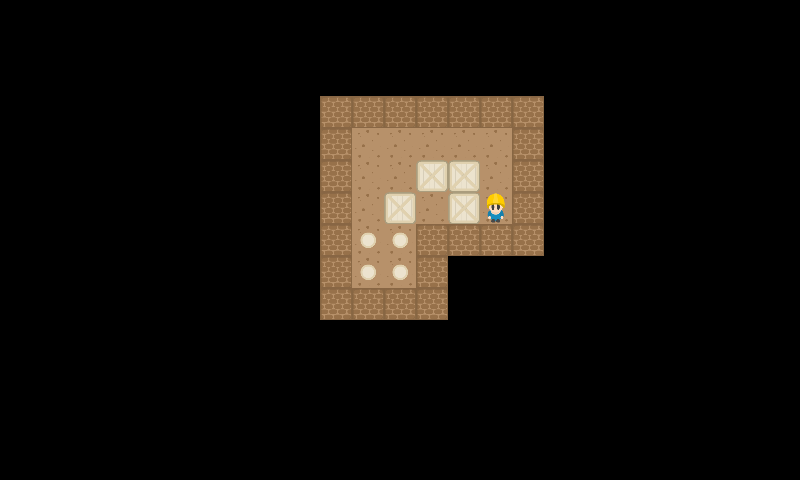

A level layout from a 2D game, rendered from its tile map. Below: a short description, then the map file with tile-grid data replaced by summaries:
An orthogonal 25x15 tile map with 32x32 px tiles, 2 tile layers (StaticMap, Objetos).

<map version="1.0" orientation="orthogonal" renderorder="right-down" width="25" height="15" tilewidth="32" tileheight="32">
 <tileset firstgid="1" name="Tileset" tilewidth="32" tileheight="32">
  <image source="Tileset.png" width="192" height="192" />
  <tile id="0">
   <properties>
    <property name="tipo" value="pared" />
   </properties>
  </tile>
  <tile id="6">
   <properties>
    <property name="tipo" value="pared" />
   </properties>
  </tile>
  <tile id="8">
   <properties>
    <property name="color" value="purple" />
    <property name="tipo" value="endPoint" />
   </properties>
  </tile>
  <tile id="9">
   <properties>
    <property name="color" value="gray" />
    <property name="tipo" value="endPoint" />
   </properties>
  </tile>
  <tile id="10">
   <properties>
    <property name="color" value="brown" />
    <property name="tipo" value="endPoint" />
   </properties>
  </tile>
  <tile id="11">
   <properties>
    <property name="color" value="blue" />
    <property name="tipo" value="endPoint" />
   </properties>
  </tile>
  <tile id="12">
   <properties>
    <property name="tipo" value="pared" />
   </properties>
  </tile>
  <tile id="14">
   <properties>
    <property name="color" value="black" />
    <property name="tipo" value="endPoint" />
   </properties>
  </tile>
  <tile id="15">
   <properties>
    <property name="color" value="purple" />
    <property name="tipo" value="caja" />
   </properties>
  </tile>
  <tile id="16">
   <properties>
    <property name="color" value="gray" />
    <property name="tipo" value="caja" />
   </properties>
  </tile>
  <tile id="17">
   <properties>
    <property name="color" value="brown" />
    <property name="tipo" value="caja" />
   </properties>
  </tile>
  <tile id="18">
   <properties>
    <property name="tipo" value="pared" />
   </properties>
  </tile>
  <tile id="20">
   <properties>
    <property name="color" value="beige" />
    <property name="tipo" value="endPoint" />
   </properties>
  </tile>
  <tile id="21">
   <properties>
    <property name="color" value="blue" />
    <property name="tipo" value="caja" />
   </properties>
  </tile>
  <tile id="22">
   <properties>
    <property name="tipo" value="startPoint" />
   </properties>
  </tile>
  <tile id="24">
   <properties>
    <property name="tipo" value="pared" />
   </properties>
  </tile>
  <tile id="25">
   <properties>
    <property name="color" value="yellow" />
    <property name="tipo" value="endPoint" />
   </properties>
  </tile>
  <tile id="26">
   <properties>
    <property name="color" value="yellow" />
    <property name="tipo" value="caja" />
   </properties>
  </tile>
  <tile id="27">
   <properties>
    <property name="color" value="black" />
    <property name="tipo" value="caja" />
   </properties>
  </tile>
  <tile id="30">
   <properties>
    <property name="tipo" value="pared" />
   </properties>
  </tile>
  <tile id="31">
   <properties>
    <property name="color" value="red" />
    <property name="tipo" value="endPoint" />
   </properties>
  </tile>
  <tile id="32">
   <properties>
    <property name="color" value="red" />
    <property name="tipo" value="caja" />
   </properties>
  </tile>
  <tile id="33">
   <properties>
    <property name="color" value="beige" />
    <property name="tipo" value="caja" />
   </properties>
  </tile>
  <tile id="34">
   <properties>
    <property name="box" value="beige" />
   </properties>
  </tile>
 </tileset>
 <layer name="StaticMap" width="25" height="15">
  <data>[375 cells, 43 non-empty, 2 distinct tile ids]</data>
 </layer>
 <layer name="Objetos" width="25" height="15">
  <data>[375 cells, 9 non-empty, 3 distinct tile ids]</data>
 </layer>
</map>
